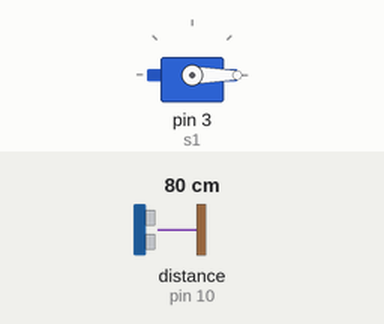
The sketch below on a simulated Arduino Uno, built with avr-gcc and run on an emulated ATmega328P. Shown: servo. Wiring (inferred from the names in the program): ultrasonic range finder: trigger pin 9; echo pin 10. The inputs (shaded band) are chosen by the test bench; at power-on: distance to the obstacle (sensor on pin 10) 80 cm. The echo pulse lasts 58.3 µs per cm.

Above: at 1.2 s.
1.3 s: distance to the obstacle (sensor on pin 10) set to 17 cm
2.8 s: distance to the obstacle (sensor on pin 10) set to 14 cm
At 3.2 s:
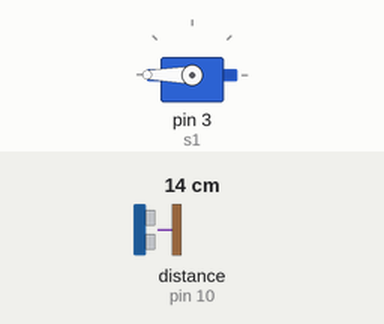
5.8 s: distance to the obstacle (sensor on pin 10) set to 18 cm
At 6.7 s:
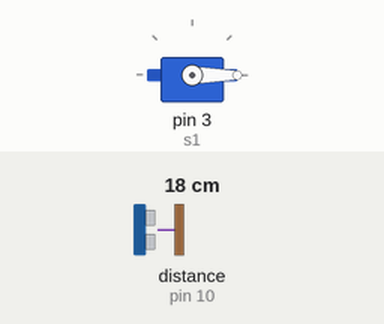
7.3 s: distance to the obstacle (sensor on pin 10) set to 2 cm
At 8.3 s:
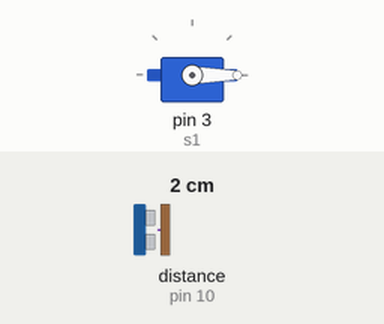
Timing chart, 0 to 11.3 s (numbered marks = the images above; inputs shaded):
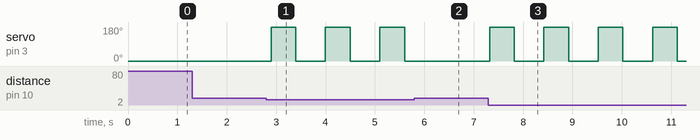

The sketch:

source_code.ino
```cpp
#include <Servo.h> // servo library
Servo s1; //initialize servo

const int trigPin = 9; // ultrasonic sensor pin trig 9
const int echoPin = 10; // ultrasonic sensor pin echo 10

long duration;

void setup(){
  pinMode(trigPin, OUTPUT); //set trig pin to OUTPUT
  pinMode(echoPin,INPUT); //set echo pin to OUTPUT
  s1.attach(3);  //set servo to pin 3
  s1.write(0); //Servo position 0deg
}

void loop(){
  //ultrasonic code
  digitalWrite(trigPin, LOW);
  delayMicroseconds(2);
  digitalWrite(trigPin, HIGH);
  delayMicroseconds(10);
  digitalWrite(trigPin, LOW);

  //echopin duration
  duration = pulseIn(echoPin, HIGH);

  //calculating distance in cm
  int distance = duration * 0.0343/2;

  //display distance to serial
  Serial.print("Jarak:");
  Serial.println(distance);
  Serial.println("cm");

  //If the distance is less than 15 cm or 0cm, open the trash can lid
  if (distance < 15 && distance > 0) {
  s1.write(180);  //open the trash can lid
  delay(500);//wait 0,5 sec
  s1.write(0); //Closing back
  delay(500); //wait 0,5 sec
  }

  delay(100); // Delay kecil untuk loop
}
```

Measured:
- the behaviour switches between 16 and 15 cm on distance to the obstacle (sensor on pin 10) (found by bisection; images 0 and 1)
- after the input at 1.3 s, every drawn part: stays the same
- after the input at 2.8 s, servo on pin 3 (s1): alternates 180° for 0.50 s and 0° for 0.60 s, starting after 0.10 s
- after the input at 5.8 s, servo on pin 3 (s1): stays 0° (without the input it goes to 180° after 0.40 s)
- after the input at 7.3 s, servo on pin 3 (s1): alternates 180° for 0.50 s and 0° for 0.60 s, starting at once
